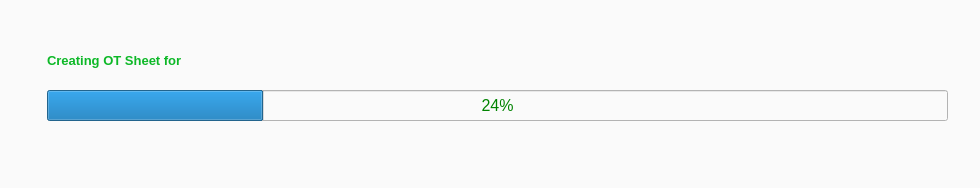
<?xml version="1.0" encoding="UTF-8"?>
<ui version="4.0">
 <class>Monitor</class>
 <widget class="QWidget" name="Monitor">
  <property name="geometry">
   <rect>
    <x>0</x>
    <y>0</y>
    <width>980</width>
    <height>188</height>
   </rect>
  </property>
  <property name="minimumSize">
   <size>
    <width>980</width>
    <height>188</height>
   </size>
  </property>
  <property name="maximumSize">
   <size>
    <width>980</width>
    <height>188</height>
   </size>
  </property>
  <property name="windowTitle">
   <string>Status Monitor</string>
  </property>
  <property name="styleSheet">
   <string notr="true">QWidget{

    background-color:rgb(250, 250, 250);

}</string>
  </property>
  <widget class="QProgressBar" name="progressBar">
   <property name="geometry">
    <rect>
     <x>47</x>
     <y>90</y>
     <width>901</width>
     <height>31</height>
    </rect>
   </property>
   <property name="styleSheet">
    <string notr="true">QProgressBar{

	color: rgb(0, 131, 0);
	font-size: 12pt;
}</string>
   </property>
   <property name="value">
    <number>24</number>
   </property>
  </widget>
  <widget class="QLabel" name="label">
   <property name="geometry">
    <rect>
     <x>47</x>
     <y>50</y>
     <width>891</width>
     <height>21</height>
    </rect>
   </property>
   <property name="font">
    <font>
     <family>Microsoft JhengHei UI</family>
     <pointsize>10</pointsize>
     <weight>75</weight>
     <bold>true</bold>
    </font>
   </property>
   <property name="styleSheet">
    <string notr="true">QLabel
{
	color:rgb(13, 184, 39);
	font-size: 10pt;
}</string>
   </property>
   <property name="text">
    <string>Creating OT Sheet for</string>
   </property>
  </widget>
 </widget>
 <resources/>
 <connections/>
</ui>
